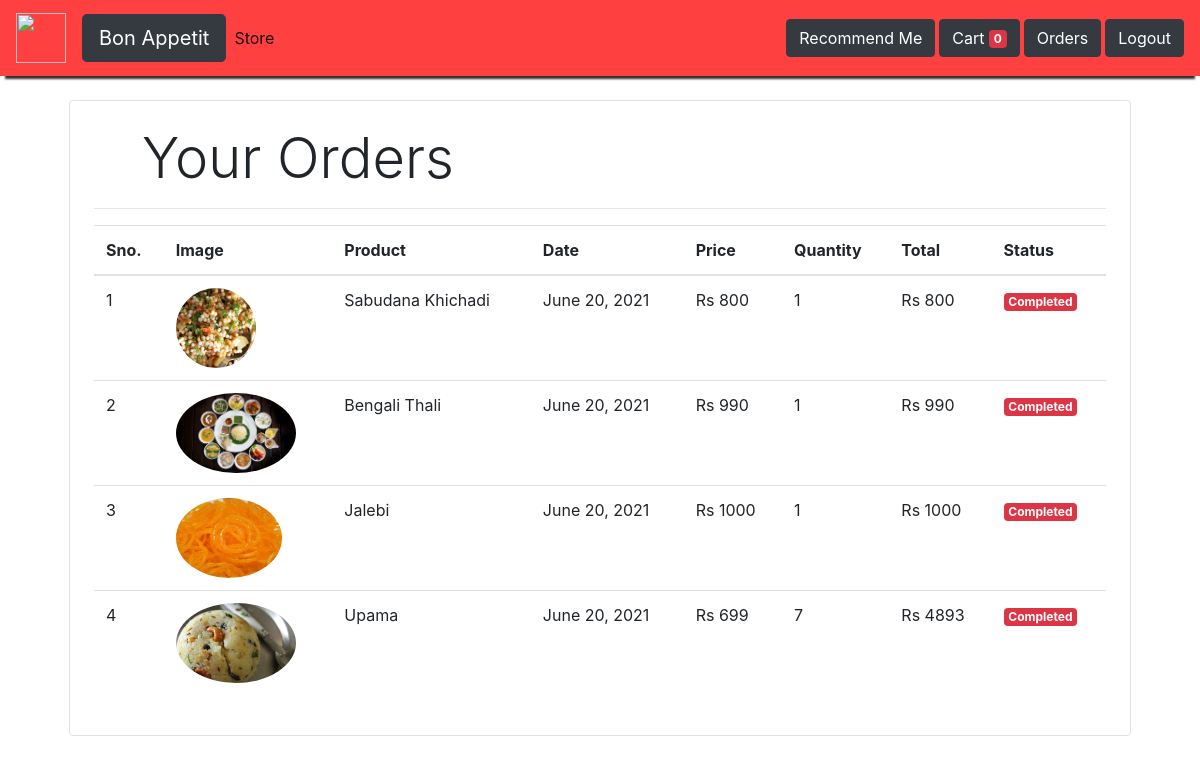
Screenshot of /orders (signed in) with the database file from the repository.
### store/models/orders.py (models this page shows, shortened)
class Order(models.Model):
    product = models.ForeignKey(Products,
                                on_delete=models.CASCADE)
    customer = models.ForeignKey(Customer,
                                 on_delete=models.CASCADE)
    quantity = models.IntegerField(default=1)
    price = models.IntegerField()
    address = models.CharField (max_length=50, default='', blank=True)
    phone = models.CharField (max_length=50, default='', blank=True)
    date = models.DateField (default=datetime.datetime.today)
    status = models.BooleanField (default=False)
    @staticmethod
    def get_orders_by_customer(customer_id):
        return Order.objects.filter(customer=customer_id).order_by('-date')

### store/models/product.py (models this page shows, shortened)
class Products(models.Model):
    name = models.CharField(max_length=60)
    price= models.IntegerField(default=0)
    category= models.ForeignKey(Category,on_delete=models.CASCADE,default=1 )
    description= models.CharField(max_length=250, default='', blank=True, null= True)
    image= models.ImageField(upload_to='uploads/products/')

### store/middlewares/auth.py (the view)
    def middleware(request):
        print(request.session.get('customer'))
        returnUrl = request.META['PATH_INFO']
        print(request.META['PATH_INFO'])
        if not request.session.get('customer'):
           return redirect(f'login?return_url={returnUrl}')
        response = get_response(request)
        return response

### store/templatetags/custom_filter.py (called while the page is built)
@register.filter(name='currency')
def currency(number):
    return "Rs "+str(number)

@register.filter(name='multiply')
def multiply(number , number1):
    return number * number1

### store/views/orders.py (called while the page is built)
    def get(self , request ):
        customer = request.session.get('customer')
        orders = Order.get_orders_by_customer(customer)
        print(orders)
        return render(request , 'orders.html'  , {'orders' : orders})

### store/templates/orders.html
{% extends 'base.html' %}
{% block content %}
{% load cart %}
{% load custom_filter %}
<div class="container">
   <div class="border rounded p-4 m-4">
        <p class="display-4 pl-4 ml-4">Your Orders</p>
        <hr>
        <table class="table">
            <thead>
                <tr>
                    <th>Sno.</th>
                    <th>Image</th>
                    <th>Product</th>
                    <th>Date</th>
                    <th>Price</th>
                    <th>Quantity</th>
                    <th>Total</th>
                    <th>Status</th>
                </tr>
            </thead>
            <tbody>
                {% for order in orders %}
                <tr>
                    <td>{{forloop.counter}}</td>
                    <td><img style="height: 80px;" class="rounded-circle" src="{{order.product.image.url}}" alt=""></td>
                    <td>{{order.product.name}}</td>
                    <td>{{order.date}}</td>
                    <td>{{order.price|currency}}</td>
                    <td>{{order.quantity}}</td>
                    <td>{{order.quantity|multiply:order.price|currency}}</td>
                    {% if order.status %}
                    <td><small class="badge badge-danger">Completed</small></td>
                    {%else%}
                    <td><small class="badge badge-warning">Pending</small></td>
                    {% endif %}
                </tr>
                {% endfor %}
            </tbody>
        </table>
   </div>
</div>
{% endblock %}

### store/templates/base.html (shortened to what this page needs)
<!doctype html>
<html lang="en">
<head>
  <link rel="stylesheet" href="https://maxcdn.bootstrapcdn.com/bootstrap/4.0.0/css/bootstrap.min.css"
>
</head>
<body>
<nav class="one-edge-shadow
  navbar navbar-light
  sticky-top navbar
  navbar-expand-lg
  text-white">
    <a class="navbar-brand ms-3 text-dark " href="/">
    <link rel="stylesheet" href="https://use.fontawesome.com/releases/v5.7.0/css/all.css">
    <img src="https://raw.githubusercontent.com/madhuramilindbadve/images/main/ofoapp.png" style="width:50px;height:50px;color:text-light"></a>
    <button type="button" class="btn btn-dark btn-lg">Bon Appetit</button>
    <div class="collapse navbar-collapse" id="navbarSupportedContent">
      <ul class="navbar-nav mr-auto">
        <li class="nav-item active">
          <a class="nav-link" href="/store">Store <span class="sr-only">(current)</span></a>
        </li>
          </ul>
      <ul class=" navbar-nav my-2 my-lg-0">
        <a class="btn btn-dark mr-1" href="https://foodorder142.herokuapp.com/" role="button">Recommend Me</a>
        <li class="nav-item active">
          <a class="btn btn-dark mr-1" href="/cart">Cart
            <span class="badge badge-danger">{{request.session.cart.keys|length}}</span>
            <span class="sr-only">(current)</span></a>
        </li>
        {% if request.session.customer %}
        <li class="nav-item active ">
          <a class="btn btn-dark mr-1" href="/orders">Orders<span class="sr-only">(current)</span></a>
        </li>
        <li class="nav-item active ">
          <a class="btn btn-dark" href="/logout">Logout<span class="sr-only">(current)</span></a>
        </li>
        {% endif %}
      </ul>
    </div>
  </nav>
  {% block content %}{% endblock %}
</body>
</html>

### store/templates/base.html (style rules this page uses)
nav { background-color: rgb(255, 64, 64); }
.one-edge-shadow { box-shadow: 0 8px 2px -5px rgb(51, 46, 46); }

### rows the page displays
Order: product.image (picture), product.name "Sabudana Khichadi", date "June 20, 2021", price "Rs 800", quantity "1", quantity|multiply "Rs 800", status "Completed"
Order: product.image (picture), product.name "Bengali Thali", date "June 20, 2021", price "Rs 990", quantity "1", quantity|multiply "Rs 990", status "Completed"
Order: product.image (picture), product.name "Jalebi", date "June 20, 2021", price "Rs 1000", quantity "1", quantity|multiply "Rs 1000", status "Completed"
Order: product.image (picture), product.name "Upama", date "June 20, 2021", price "Rs 699", quantity "7", quantity|multiply "Rs 4893", status "Completed"

### other values shown
{{ request.session.cart.keys|length }} "0"
